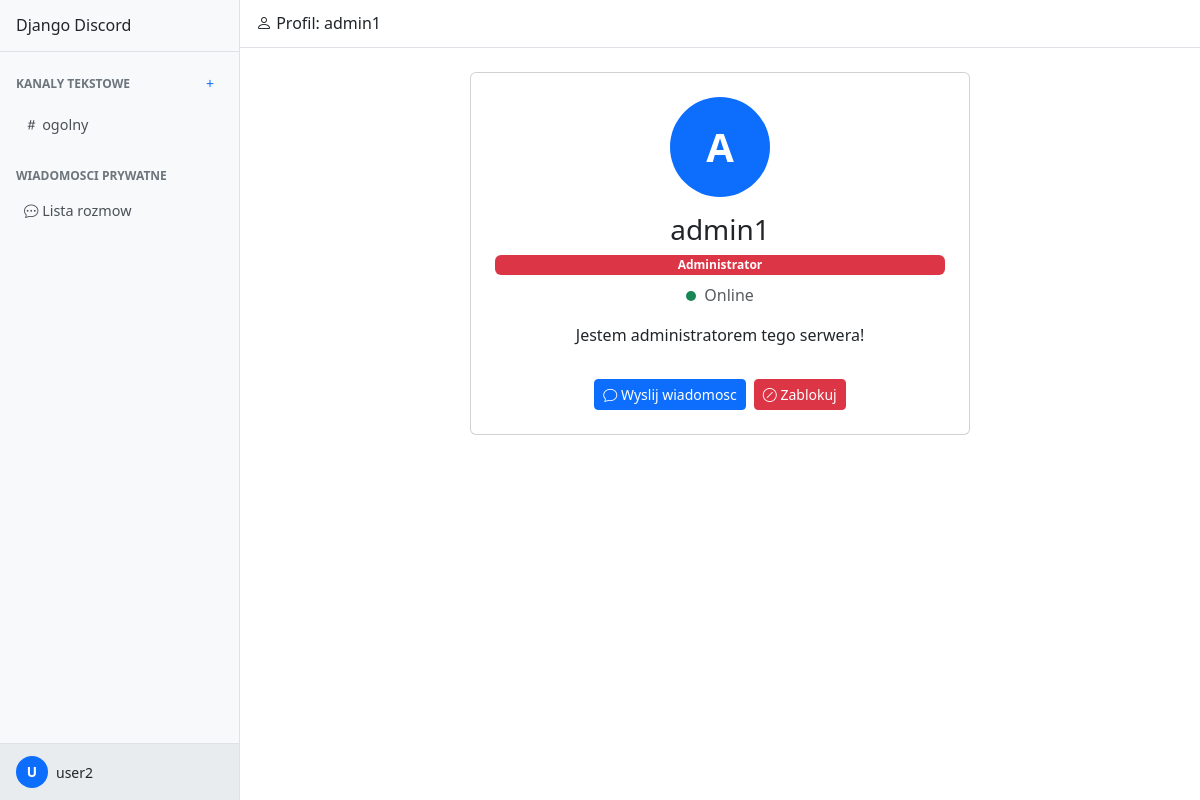
The app's page /profil/3/ (signed in) with its own data.
### chat/models.py (models this page shows, shortened)
class Channel(models.Model):
    nazwa = models.CharField(max_length=100)
    opis = models.TextField(blank=True, default="")
    tworca = models.ForeignKey(
        User, on_delete=models.CASCADE, related_name="created_channels"
    )
    data_utworzenia = models.DateTimeField(auto_now_add=True)

class Profile(models.Model):
    user = models.OneToOneField(User, on_delete=models.CASCADE)
    avatar = models.ImageField(upload_to="avatars/", blank=True, null=True)
    opis = models.TextField(blank=True, default="")
    role = models.CharField(max_length=20, choices=ROLE_CHOICES, default="user")
    is_online = models.BooleanField(default=False)

### chat/views.py (the view)
# urls.py: path('profil/<int:user_id>/', views.profile_view, name='profile'),
@login_required
def profile_view(request, user_id):
    viewed_user = get_object_or_404(User, pk=user_id)
    profile, _ = Profile.objects.get_or_create(user=viewed_user)
    is_blocked = BlockedUser.objects.filter(
        blokujacy=request.user, zablokowany=viewed_user
    ).exists()
    all_channels = Channel.objects.filter(members__user=request.user)
    return render(request, 'chat/profile.html', {
        'viewed_user': viewed_user,
        'profile': profile,
        'is_blocked': is_blocked,
        'all_channels': all_channels,
    })

### chat/templates/chat/profile.html (shortened to what this page needs)
{% extends 'chat/base.html' %}
{% block content %}
<div class="app-container">
    {% include 'chat/sidebar.html' %}
    <div class="main-content">
        <div class="top-bar">
            <h5><i class="bi bi-person"></i> Profil: {{ viewed_user.username }}</h5>
        </div>
        <div class="content-area p-4">
            <div class="card p-4 text-center" style="max-width: 500px; margin: 0 auto;">
                {% if profile.avatar %}
                <img src="{{ profile.avatar.url }}" class="avatar-large mb-3 mx-auto">
                {% else %}
                <div class="avatar-placeholder-large mb-3 mx-auto">
                    {{ viewed_user.username|first|upper }}
                </div>
                {% endif %}
                <h3>{{ viewed_user.username }}</h3>
                <span class="badge bg-{% if profile.role == 'admin' %}danger{% elif profile.role == 'moderator' %}warning{% else %}secondary{% endif %} mb-2">
                    {{ profile.get_role_display }}
                </span>
                <p class="text-muted">
                    <span class="status-dot {% if profile.is_online %}online{% else %}offline{% endif %}"></span>
                    {% if profile.is_online %}Online{% else %}Offline{% endif %}
                </p>
                {% if profile.opis %}
                <p>{{ profile.opis }}</p>
                {% endif %}
                {% if viewed_user == request.user %}
                <a href="{% url 'chat:edit_profile' %}" class="btn btn-primary btn-sm mt-2">
                    <i class="bi bi-pencil"></i> Edytuj profil
                </a>
                {% else %}
                <div class="mt-3 d-flex justify-content-center gap-2">
                    <a href="{% url 'chat:dm' user_id=viewed_user.id %}" class="btn btn-primary btn-sm">
                        <i class="bi bi-chat"></i> Wyslij wiadomosc
                    </a>
                    {% if is_blocked %}
                    <form method="post" action="{% url 'chat:unblock_user' user_id=viewed_user.id %}">
                        {% csrf_token %}
                        <button class="btn btn-success btn-sm"><i class="bi bi-unlock"></i> Odblokuj</button>
                    </form>
                    {% else %}
                    <form method="post" action="{% url 'chat:block_user' user_id=viewed_user.id %}">
                        <button class="btn btn-danger btn-sm"><i class="bi bi-slash-circle"></i> Zablokuj</button>
                    </form>
                    {% endif %}
                </div>
                {% endif %}
            </div>
        </div>
    </div>
</div>
{% endblock %}

### chat/templates/chat/sidebar.html
{% load static %}
<div class="sidebar">
    <div class="sidebar-header">
        <h5>Django Discord</h5>
    </div>
    <div class="sidebar-section">
        <div class="sidebar-title">
            KANALY TEKSTOWE
            <a href="{% url 'chat:create_channel' %}" class="btn btn-sm text-primary" title="Nowy kanal">+</a>
        </div>
        {% for ch in all_channels %}
        <a href="{% url 'chat:channel' channel_id=ch.id %}" class="sidebar-link">
            <i class="bi bi-hash"></i> {{ ch.nazwa }}
        </a>
        {% endfor %}
    </div>
    <div class="sidebar-section">
        <div class="sidebar-title">WIADOMOSCI PRYWATNE</div>
        <a href="{% url 'chat:dm_list' %}" class="sidebar-link">
            <i class="bi bi-chat-dots"></i> Lista rozmow
        </a>
    </div>
    <div class="sidebar-user">
        <div class="d-flex align-items-center">
            <div class="avatar-placeholder-small me-2">
                {{ request.user.username|first|upper }}
            </div>
            <span class="small">{{ request.user.username }}</span>
        </div>
    </div>
</div>

### chat/static/chat/css/style.css (style rules this page uses)
body { height: 100vh; overflow: hidden; }
.app-container { display: flex; height: 100vh; }
.sidebar { width: 240px; background-color: #f8f9fa; display: flex; flex-direction: column; flex-shrink: 0; overflow-y: auto; border-right: 1px solid #dee2e6; }
.sidebar-header { padding: 16px; border-bottom: 1px solid #dee2e6; font-weight: 600; }
.sidebar-header h5 { margin: 0; font-size: 1rem; }
.sidebar-section { padding: 8px 0; }
.sidebar-title { padding: 8px 16px; font-size: 0.75rem; font-weight: 700; text-transform: uppercase; color: #6c757d; display: flex; justify-content: space-between; align-items: center; }
.sidebar-link { display: block; padding: 6px 16px; color: #495057; text-decoration: none; font-size: 0.9rem; border-radius: 4px; margin: 1px 8px; }
.sidebar-user { margin-top: auto; padding: 12px 16px; background-color: #e9ecef; border-top: 1px solid #dee2e6; }
.main-content { flex: 1; display: flex; flex-direction: column; min-width: 0; }
.top-bar { height: 48px; padding: 0 16px; display: flex; align-items: center; justify-content: space-between; border-bottom: 1px solid #dee2e6; flex-shrink: 0; }
.top-bar h5 { margin: 0; font-size: 1rem; }
.content-area { flex: 1; overflow-y: auto; }
.status-dot { display: inline-block; width: 10px; height: 10px; border-radius: 50%; margin-right: 4px; }
.status-dot.online { background-color: #198754; }
.avatar-placeholder-small { width: 32px; height: 32px; border-radius: 50%; background-color: #0d6efd; display: flex; align-items: center; justify-content: center; color: #fff; font-weight: 600; font-size: 0.85rem; flex-shrink: 0; }
.avatar-placeholder-large { width: 100px; height: 100px; border-radius: 50%; background-color: #0d6efd; display: flex; align-items: center; justify-content: center; color: #fff; font-weight: 700; font-size: 2.5rem; }

### records on screen
Channel: nazwa "ogolny"
Profile: role "Administrator", opis "Jestem administratorem tego serwera!"

### other values on screen
{{ request.user.username|first|upper }} "U"
{{ request.user.username }} "user2"
{{ viewed_user.username }} "admin1"
{{ viewed_user.username|first|upper }} "A"
